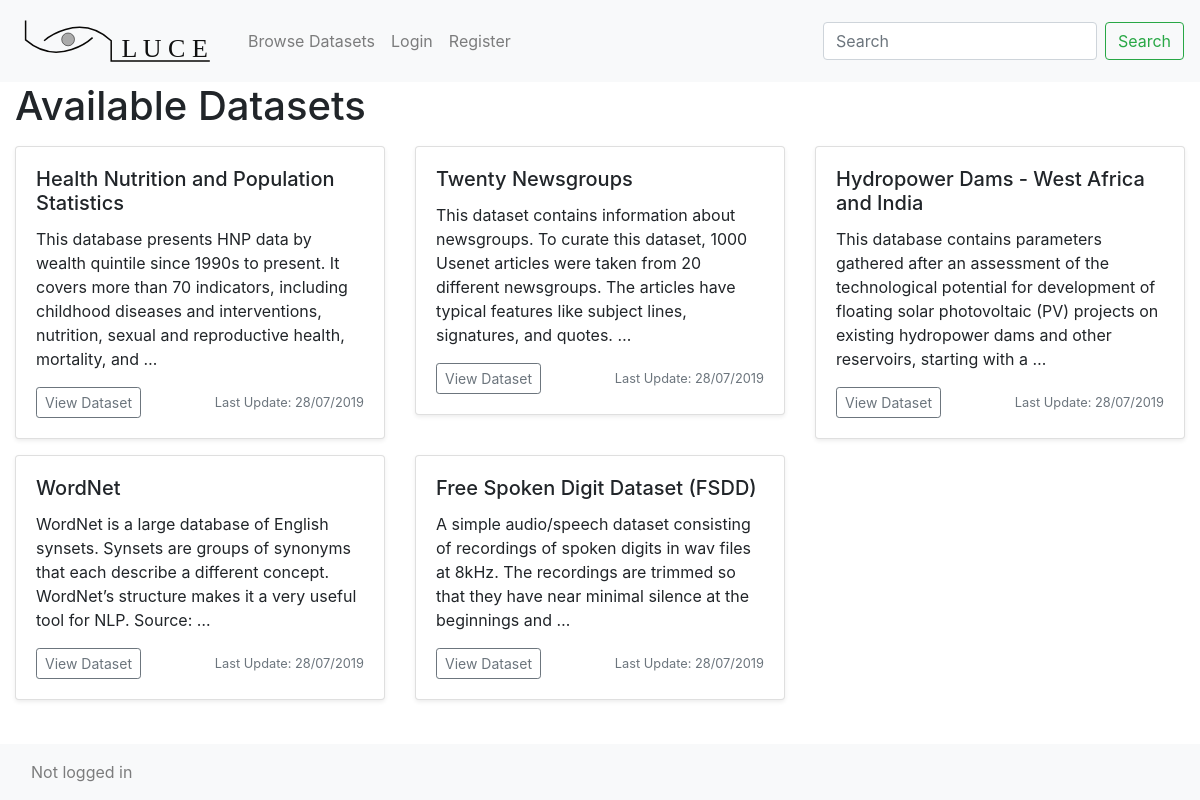
The page /browse/ on the database its author committed.
### datastore/models.py (models this page shows, shortened)
class Dataset(models.Model):
    title           = models.CharField(max_length=120)
    description     = models.TextField(null=True, blank=True)
    license         = models.IntegerField() # encoded as integer
    file            = models.FileField(upload_to='files/', blank=True, null=True)
    owner           = models.CharField(max_length=120) # owner username/email
    owner_address   = models.CharField(max_length=180) # msg.sender
    contract_address= models.CharField(max_length=180) # address of smart contract
    published       = models.BooleanField(default = False)
    access_granted  = models.ManyToManyField(User, related_name='datasets_accessible')
    created_by      = models.ForeignKey(User, default=1, null=True, on_delete=models.SET_NULL, related_name='datasets_owned')
    timestamp       = models.DateTimeField(auto_now_add=True)
    updated         = models.DateTimeField(auto_now=True)
    objects         = DatasetManager()
    def get_absolute_url(self):
        return f"/data/{self.pk}"
    class Meta:
        ordering = ['-updated', '-timestamp']

### datastore/views.py (the view)
# urls.py: path('browse/', browse_view),
def browse_view(request):
    head_title = "LUCE"
    qs = Dataset.objects.all()
    qs = qs.published() # only show published datasets
    context = {"head_title": head_title,
                "dataset_list": qs}
    template = 'data/browse.html'
    return render(request, template, context)

### datastore/managers.py (called while the page is built)
    def published(self):
        return self.filter(published=True)

    def get_queryset(self):
        return DatasetQuerySet(self.model, using=self._db)

### datastore/templates/data/browse.html
{% extends "base.html" %}
{% block content %}
	{% block header %}
	<h1> Available Datasets </h1>
	{% endblock %}
	<div class="row my-2">
		{% for dataset in dataset_list %}
			  <div class="col-sm-4 my-2">
			    <div class="card shadow-sm">
			      <div class="card-body">
			        <h5 class="card-title"> {{ dataset.title }} </h5>
			        <p class="card-text"> {{ dataset.description|truncatewords:30 }} </p>
			              <div class="d-flex justify-content-between align-items-center">
			                <div class="btn-group">
			                  <button type="button" class="btn btn-sm btn-outline-secondary" onclick="window.location.href='{{ dataset.get_absolute_url }} '">View Dataset</button>
			                </div>
			                <small class="text-muted"> Last Update: {{ dataset.updated|date:"d/m/Y" }}</small>
			              </div>
			      </div>
			    </div>
			  </div>
	{% endfor %}
	</div>
{% endblock content %}

### rows shown on the page
Dataset: title "Health Nutrition and Population Statistics", description "This database presents HNP data by wealth quintile since 1990s to present. It covers more than 70 indicators, including childhood diseases and interventions, nutrition, sexual and reproductive health, mortality, and …", updated "28/07/2019"
Dataset: title "Twenty Newsgroups", description "This dataset contains information about newsgroups. To curate this dataset, 1000 Usenet articles were taken from 20 different newsgroups. The articles have typical features like subject lines, signatures, and quotes. …", updated "28/07/2019"
Dataset: title "Hydropower Dams - West Africa and India", description "This database contains parameters gathered after an assessment of the technological potential for development of floating solar photovoltaic (PV) projects on existing hydropower dams and other reservoirs, starting with a …", updated "28/07/2019"
Dataset: title "WordNet", description "WordNet is a large database of English synsets. Synsets are groups of synonyms that each describe a different concept. WordNet’s structure makes it a very useful tool for NLP. Source: …", updated "28/07/2019"
Dataset: title "Free Spoken Digit Dataset (FSDD)", description "A simple audio/speech dataset consisting of recordings of spoken digits in wav files at 8kHz. The recordings are trimmed so that they have near minimal silence at the beginnings and …", updated "28/07/2019"
